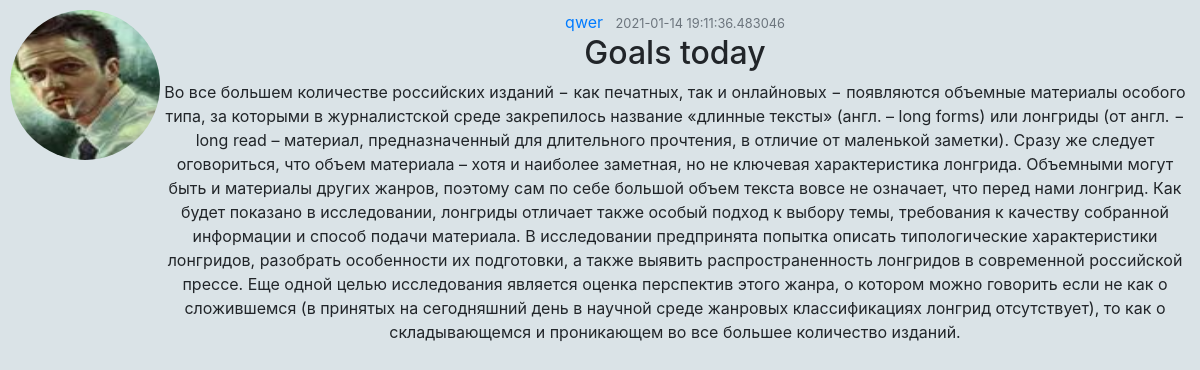
Screenshot of /post/3 with the database file from the repository.
### flaskblog/models.py (models this page shows, shortened)
class User(db.Model,UserMixin):
    __tablename__ = 'users'
    id = db.Column(db.Integer(), primary_key=True)
    username = db.Column(db.String(20), nullable=False, unique=True)
    email = db.Column(db.String(50), nullable=False, unique=True)
    avatar = db.Column(db.String(20), nullable=False, default='default.jpg')
    password = db.Column(db.String(20), nullable=False)
    posts = db.relationship('Post', backref='author', lazy=True)

class Post(db.Model):
    __tablename__ = "posts"
    id = db.Column(db.Integer(), primary_key=True)
    title = db.Column(db.String(100), nullable=False)
    date_posted = db.Column(db.DateTime, nullable=False, default=datetime.utcnow)
    content = db.Column(db.Text, nullable=False)
    user_id = db.Column(db.Integer, db.ForeignKey('users.id'), nullable=False)

### flaskblog/routes.py (the view)
@app.route('/post/<int:post_id>')
def post(post_id):
    post = Post.query.get_or_404(post_id)
    return render_template('post.html', post=post)

### flaskblog/templates/post.html (shortened to what this page needs)
{% extends "base.html" %}
{% block content %}
        <article class="media content-section">
          <img class="rounded-circle article-img" src="{{ url_for('static', filename='profile_images/' + post.author.avatar) }}">
          <div class="media-body">
            <div class="article-metadata">
              <a class="mr-2" href="#">{{ post.author.username }}</a>
              <small class="text-muted">{{ post.date_posted }}</small>
            </div>
            <h2 class="article-title">{{ post.title }}</h2>
            <p class="article-content">{{ post.content }}</p>
          </div>
        </article>
{% endblock content %}

### flaskblog/static/styles.css (style rules this page uses)
nav, .sidebar, main, article, footer { text-align: center; padding: 5px; margin: 5px; }
body { background: #DAE3E7; margin: auto; }
img { width: 150px; height: 150px; }

### rows the page displays
User: avatar (picture), author.username "qwer"
Post: date_posted "2021-01-14 19:11:36.483046", title "Goals today", content "Во все большем количестве российских изданий − как печатных, так и онлайновых − появляются объемные материалы особого типа, за которыми в журналистской среде закрепилось название «длинные тексты» (англ. – long forms) или лонгриды (от англ. − long read – материал, предназначенный для длительного прочтения, в отличие от маленькой заметки). Сразу же следует оговориться, что объем материала – хотя и наиболее заметная, но не ключевая характеристика лонгрида. Объемными могут быть и материалы других жанров, поэтому сам по себе большой объем текста вовсе не означает, что перед нами лонгрид. Как будет показано в исследовании, лонгриды отличает также особый подход к выбору темы, требования к качеству…"
